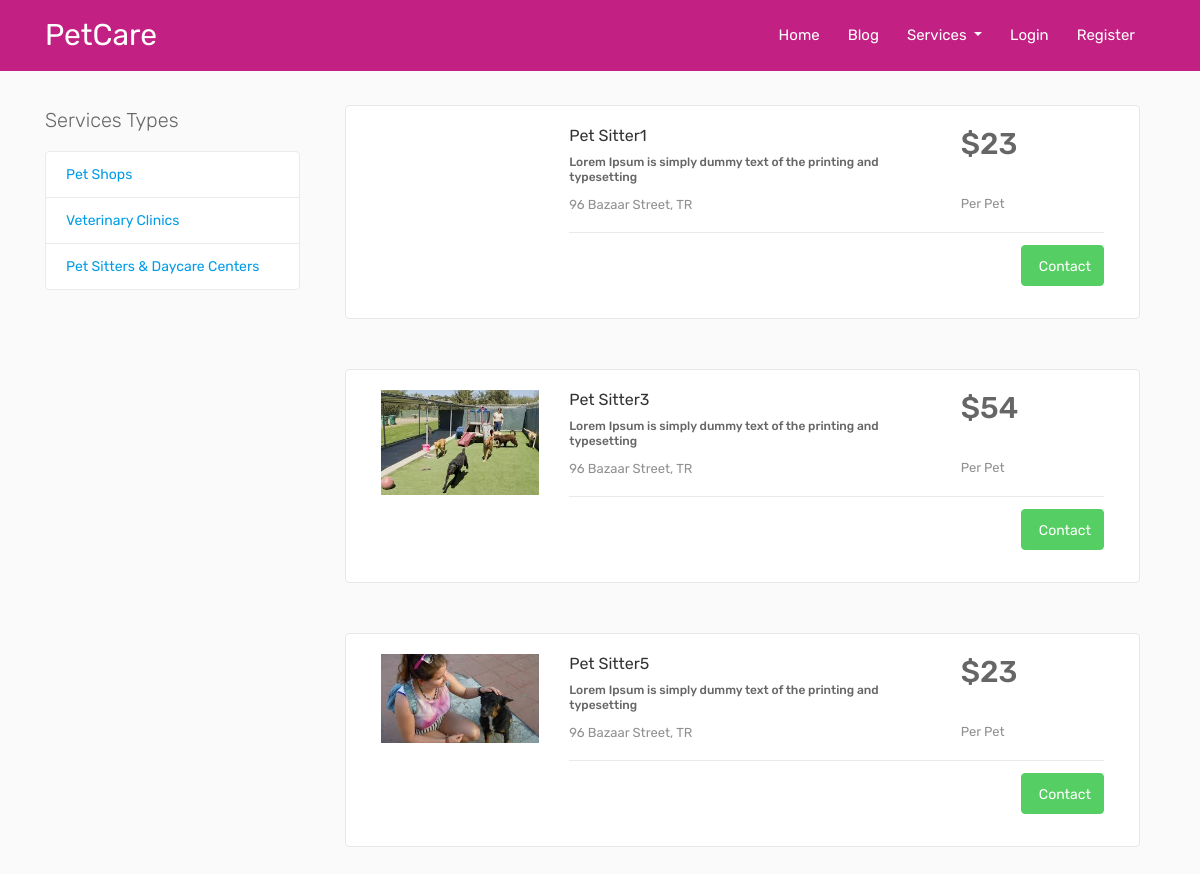
The app's page /services/index.php?service_interface=pet_sitters with its own data.
### tables this page shows
CREATE TABLE `pet_sitter` (
  `dc_id` int(10) NOT NULL,
  `dc_name` varchar(100) NOT NULL,
  `dc_email` varchar(100) NOT NULL,
  `dc_profile_title` varchar(255) NOT NULL,
  `dc_about` text NOT NULL,
  `dc_address` varchar(100) NOT NULL,
  `dc_mobNo` varchar(12) NOT NULL,
  `dc_image` varchar(255) NOT NULL,
  `dc_brpp` int(4) NOT NULL,
  `dc_petCount` int(4) NOT NULL,
  `dc_petType` varchar(255) NOT NULL,
  `dc_password` varchar(255) NOT NULL,
  `dc_longitude` double DEFAULT NULL,
  `dc_latitude` double DEFAULT NULL,
  `created_at` datetime NOT NULL DEFAULT current_timestamp(),
  `status` tinyint(4) NOT NULL DEFAULT 0
);

### services/includes/pet_sitters.php (the view)
<div class="col-lg-9 col-sm-12 col-md-12">
    <?php
        if (isset($_SESSION['customer_id'])) {
            $customer_id  = $_SESSION['customer_id'];
            $customer_location = "SELECT customer_latitude, customer_longitude FROM customer WHERE customer_id = {$customer_id}";
	        $r = mysqli_query($connection, $customer_location);
            $c_row = mysqli_fetch_assoc($r);
            $customer_latitude = $c_row['customer_latitude'];
            $customer_longitude = $c_row['customer_longitude'];
            $cust_location = ["lat" => (double)$customer_latitude, "lng" => (double)$customer_longitude];
            $locations = [];
            $services_query = "SELECT * FROM pet_sitter WHERE status = 1";
            $r = mysqli_query($connection, $services_query);
            $ids = [];
            $informations = [];
            $index = 0;
            if($r){
                while($row = mysqli_fetch_assoc($r)){
                    $dc_latitude = $row['dc_latitude'];
                    $dc_longitude = $row['dc_longitude'];
                    $dc_image = $row['dc_image'];
                    $dc_profile_title = $row['dc_profile_title'];
                    $distance = getDistance($customer_latitude, $customer_longitude, $dc_latitude, $dc_longitude);
                    if($distance <= 2){
                        $ids[$index] = $row['dc_id'];
                        $locations[$index] = ["lat" => (double)$dc_latitude, "lng" => (double)$dc_longitude];
                        $informations[$index] = ["id" => (int)$row['dc_id'], "image" => $dc_image, "title" => $dc_profile_title];
                    }else{
                        continue;
                    }
                    $index++;
                }
            }
            ?>
                <div id="map"></div><br>
                <script>
                    function initMap() {
                        const cust_location = <?php echo json_encode($cust_location)?>;
                        const locations = <?php echo json_encode($locations)?>;
                        console.log(locations);
                        const ids = <?php echo json_encode($ids)?>;
                        const informations = <?php echo json_encode($informations)?>;
                        var infowindow = new google.maps.InfoWindow();
                        const map = new google.maps.Map(document.getElementById("map"), {
                            zoom: 17,
                            center: cust_location,
                        });
                        const marker = new google.maps.Marker({
                                position: cust_location,
                                map: map,
                            });
                        makeInfoWindowEvent(map, infowindow,
                                '<div class="product-thumbnail" style="width:200px"><h3>My Location</h3>',
                        marker);
                        for(i = 0; i < locations.length; i++){
                            const marker = new google.maps.Marker({
                                position: locations[i],
                                map: map,
                            });
                            makeInfoWindowEvent(map, infowindow,
                                    '<div class="product-thumbnail" style="width:200px"><img width="100%" src="../login_reg/images/pet_sitters/' + informations[i]["image"] + '" class="img-thumbnail img-fluid" alt=""></div><h3><a href="">' + informations[i]["title"] + '</a></h3>',
                            marker);
                        }
                        function makeInfoWindowEvent(map, infowindow, contentString, marker) {
                            google.maps.event.addListener(marker, 'click', function() {
                                infowindow.setContent(contentString);
                                infowindow.open(map, marker);
                            });
                        }
                    }
                </script>
            <?php
            $id = implode(",", $ids);
            $query = "SELECT * FROM pet_sitter WHERE status = 1 AND dc_id IN ($id)";
        }else{
            $query = "SELECT * FROM pet_sitter WHERE status = 1";
        }
        if ($result = mysqli_query($connection, $query)){
            if(mysqli_num_rows($result) > 0){
                while($row = mysqli_fetch_assoc($result)){
                    $dc_name = $row['dc_name'];
                    $dc_profile_title = $row['dc_profile_title'];
                    $dc_address = $row['dc_address'];
                    $dc_brpp = $row['dc_brpp'];
                    $dc_image = $row['dc_image'];
                    $dc_mobNo = $row['dc_mobNo'];
                    ?>
                    <div class="col-sm-12 col-md-12 col-lg-12">
                        <div class="blog grid-blog row">
                            <div class="blog-image col-sm-3">
                                <a href=""><img class="img-fluid" src="../login_reg/images/pet_sitters/<?php echo $dc_image?>" alt=""></a>
                            </div>
                            <div class="blog-content col-sm-9">
                                <div class="row">
                                    <div class="col-lg-8">
                                        <h3 class="blog-title"><a href=""><?php echo $dc_name?></a></h3>
                                        <h6><?php echo $dc_profile_title?></h6>
                                        <p><?php echo $dc_address?></p>
                                    </div>
                                    <div class="col-lg-4">
                                        <h2 class="pull-right col-lg-12">$<?php echo $dc_brpp?></h2><br>
                                        <p class="pull-right col-lg-12">Per Pet</p>
                                    </div>
                                </div>
                                <div class="blog-info clearfix">
                                    <div class="post-right">
                                        <?php
                                        if (isset($_SESSION['customer_id'])) {
                                            ?>
                                                <a href="https://msng.link/o/?<?php echo $dc_mobNo?>=wa">
                                                    <button type="submit" class="btn btn-success">
                                                        <i class="fa fa-whatsapp" aria-hidden="true" style="color: white"></i> Contact
                                                    </button>
                                                </a>
                                            <?php
                                        }else{
                                            ?>
                                                <a href="../login_reg/login.php">
                                                    <button type="submit" class="btn btn-success">
                                                        <i class="fa fa-whatsapp" aria-hidden="true" style="color: white"></i> Contact
                                                    </button>
                                                </a>
                                            <?php
                                        }
                                        ?>
                                    </div>
                                </div>
                            </div>
                        </div>
                    </div>
                    <?php
                }
            }else{
                ?>
                    <div class="alert alert-primary" role="alert">
                    There are no any Pet Sitters & Daycare Centers.
                    </div>
                <?php
            }
        }else{
            ?>
                <div class="alert alert-primary" role="alert">
                There are no any Pet Sitters & Daycare Centers.
                </div>
            <?php
        }
    ?>
</div>

### records on screen
pet_sitter: dc_name "Pet Sitter1", dc_profile_title "Lorem Ipsum is simply dummy text of the printing and typesetting", dc_address "96 Bazaar Street, TR", dc_brpp "23"
pet_sitter: dc_image (picture), dc_name "Pet Sitter3", dc_profile_title "Lorem Ipsum is simply dummy text of the printing and typesetting", dc_address "96 Bazaar Street, TR", dc_brpp "54"
pet_sitter: dc_image (picture), dc_name "Pet Sitter5", dc_profile_title "Lorem Ipsum is simply dummy text of the printing and typesetting", dc_address "96 Bazaar Street, TR", dc_brpp "23"
